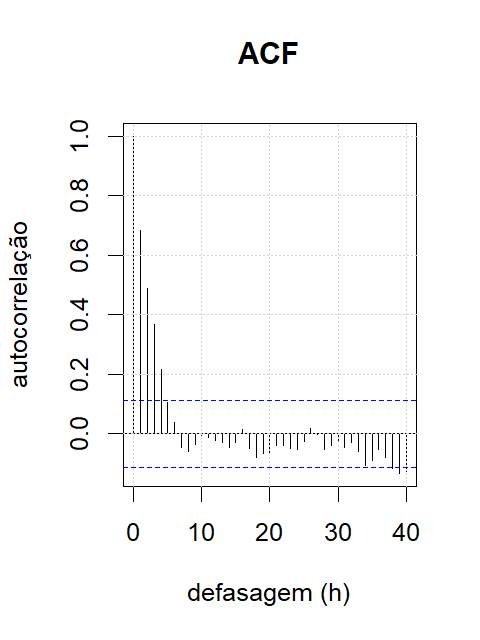

Write R code to recreate this figure.
# ============================================================
# Aula 01 — Slide 11
# Função de Autocorrelação (ACF) — ilustração
# Saída: slides/01-11.png
# ============================================================

source("slides/utils.R")

set.seed(11)
TSED_HEIGHT <- 640
T <- 300
phi <- 0.7
x <- as.numeric(arima.sim(model = list(ar = phi), n = T))

file <- har_slide_file(1, 11)
dir.create(dirname(file), showWarnings = FALSE, recursive = TRUE)

png(file, width = TSED_WIDTH, height = TSED_HEIGHT, res = 150)
acf(x, lag.max = 40,
    main = sprintf("ACF", phi),
    xlab = "defasagem (h)", ylab = "autocorrelação")
grid()
dev.off()
